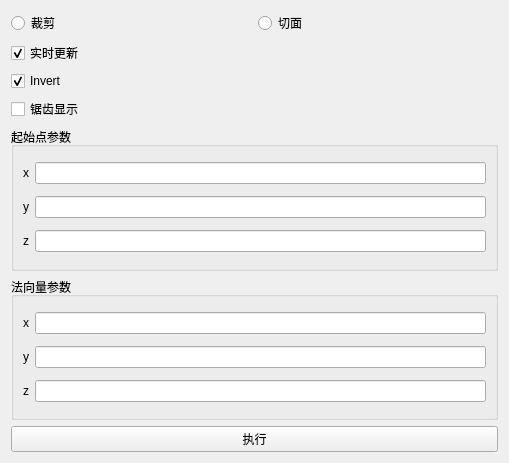
<?xml version="1.0" encoding="UTF-8"?>
<ui version="4.0">
 <class>ModelClipWidget</class>
 <widget class="QWidget" name="ModelClipWidget">
  <property name="geometry">
   <rect>
    <x>0</x>
    <y>0</y>
    <width>509</width>
    <height>463</height>
   </rect>
  </property>
  <property name="windowTitle">
   <string>Form</string>
  </property>
  <layout class="QGridLayout" name="gridLayout">
   <item row="0" column="0">
    <layout class="QVBoxLayout" name="verticalLayout_3">
     <item>
      <layout class="QVBoxLayout" name="verticalLayout_4" stretch="1,2">
       <property name="sizeConstraint">
        <enum>QLayout::SizeConstraint::SetDefaultConstraint</enum>
       </property>
       <item>
        <layout class="QHBoxLayout" name="horizontalLayout_10">
         <property name="sizeConstraint">
          <enum>QLayout::SizeConstraint::SetMinimumSize</enum>
         </property>
         <item>
          <widget class="QRadioButton" name="radioButton_Clip">
           <property name="sizePolicy">
            <sizepolicy hsizetype="Minimum" vsizetype="Fixed">
             <horstretch>0</horstretch>
             <verstretch>0</verstretch>
            </sizepolicy>
           </property>
           <property name="text">
            <string>裁剪</string>
           </property>
          </widget>
         </item>
         <item>
          <widget class="QRadioButton" name="radioButton_Slice">
           <property name="sizePolicy">
            <sizepolicy hsizetype="Minimum" vsizetype="Fixed">
             <horstretch>0</horstretch>
             <verstretch>0</verstretch>
            </sizepolicy>
           </property>
           <property name="text">
            <string>切面</string>
           </property>
          </widget>
         </item>
        </layout>
       </item>
       <item>
        <layout class="QVBoxLayout" name="verticalLayout_5">
         <item>
          <widget class="QCheckBox" name="checkBox_Preview">
           <property name="text">
            <string>实时更新</string>
           </property>
           <property name="checked">
            <bool>true</bool>
           </property>
          </widget>
         </item>
         <item>
          <widget class="QCheckBox" name="checkBox_Invert">
           <property name="text">
            <string>Invert</string>
           </property>
           <property name="checked">
            <bool>true</bool>
           </property>
          </widget>
         </item>
         <item>
          <widget class="QCheckBox" name="checkBox_Crinkle">
           <property name="text">
            <string>锯齿显示</string>
           </property>
          </widget>
         </item>
        </layout>
       </item>
      </layout>
     </item>
     <item>
      <widget class="QGroupBox" name="groupBox">
       <property name="title">
        <string>起始点参数</string>
       </property>
       <layout class="QVBoxLayout" name="verticalLayout">
        <item>
         <layout class="QHBoxLayout" name="horizontalLayout_2">
          <item>
           <widget class="QLabel" name="label_2">
            <property name="text">
             <string>x</string>
            </property>
           </widget>
          </item>
          <item>
           <widget class="QLineEdit" name="lineEdit_origin_x"/>
          </item>
         </layout>
        </item>
        <item>
         <layout class="QHBoxLayout" name="horizontalLayout_3">
          <item>
           <widget class="QLabel" name="label_3">
            <property name="text">
             <string>y</string>
            </property>
           </widget>
          </item>
          <item>
           <widget class="QLineEdit" name="lineEdit_origin_y"/>
          </item>
         </layout>
        </item>
        <item>
         <layout class="QHBoxLayout" name="horizontalLayout_4">
          <item>
           <widget class="QLabel" name="label_4">
            <property name="text">
             <string>z</string>
            </property>
           </widget>
          </item>
          <item>
           <widget class="QLineEdit" name="lineEdit_origin_z"/>
          </item>
         </layout>
        </item>
       </layout>
      </widget>
     </item>
     <item>
      <widget class="QGroupBox" name="groupBox_2">
       <property name="title">
        <string>法向量参数</string>
       </property>
       <layout class="QVBoxLayout" name="verticalLayout_2">
        <item>
         <layout class="QHBoxLayout" name="horizontalLayout_5">
          <item>
           <widget class="QLabel" name="label_5">
            <property name="text">
             <string>x</string>
            </property>
           </widget>
          </item>
          <item>
           <widget class="QLineEdit" name="lineEdit_normal_x"/>
          </item>
         </layout>
        </item>
        <item>
         <layout class="QHBoxLayout" name="horizontalLayout_6">
          <item>
           <widget class="QLabel" name="label_6">
            <property name="text">
             <string>y</string>
            </property>
           </widget>
          </item>
          <item>
           <widget class="QLineEdit" name="lineEdit_normal_y"/>
          </item>
         </layout>
        </item>
        <item>
         <layout class="QHBoxLayout" name="horizontalLayout_7">
          <item>
           <widget class="QLabel" name="label_7">
            <property name="text">
             <string>z</string>
            </property>
           </widget>
          </item>
          <item>
           <widget class="QLineEdit" name="lineEdit_normal_z"/>
          </item>
         </layout>
        </item>
       </layout>
      </widget>
     </item>
     <item>
      <widget class="QPushButton" name="pushButton">
       <property name="text">
        <string>执行</string>
       </property>
      </widget>
     </item>
    </layout>
   </item>
  </layout>
 </widget>
 <resources/>
 <connections/>
</ui>
